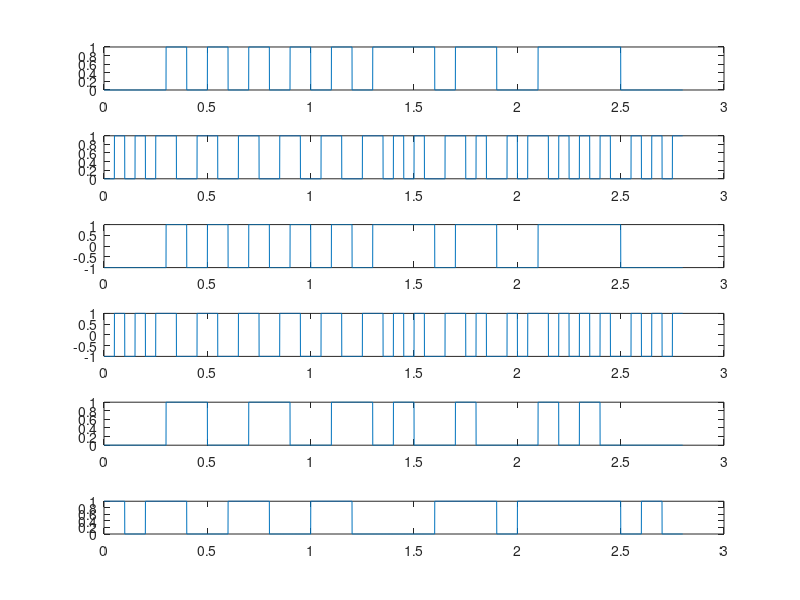

Reproduce this figure in MATLAB.
x=[0 0 0 1 0 1 0 1 0 1 0 1 0 1 1 1 0 1 1 0 0 1 1 1 1 0 0 0];
bitrate=10;
n=200;
T = length(x)/bitrate;
Tb=1/bitrate;
t=Tb/200:Tb/200:T;
pulse=zeros(1,1000);
i=1;
for k=1:n:(length(x)*n) %nonpolar nrz
    if (x(i)==1)
        pulse(k:k+199)=1;
    else
        pulse(k:k+199)=0;
    end
    i=i+1;
      
end
subplot(6,1,1)
plot(t,pulse)
i=1;
for k=1:n:(length(x)*n) %nonpolar rz
    if (x(i)==1)
        pulse(k:k+99)=1;
        pulse(k+100:k+199)=0;
    else
        pulse(k:k+99)=0;
        pulse(k+100:k+199)=1;
    end
    i=i+1;
      
end
subplot(6,1,2)
plot(t,pulse)
i=1;
for k=1:n:(length(x)*n) %polar nrz-l
    if (x(i)==1)
        pulse(k:k+199)=1;
        
    else
        pulse(k:k+199)=-1;
        
    end
    i=i+1;
      
end
subplot(6,1,3)
plot(t,pulse)
i=1;
for k=1:n:(length(x)*n) %polar rz
    if (x(i)==1)
        pulse(k:k+99)=1;
        pulse(k+100:k+199)=-1;
    else
        pulse(k:k+99)=-1;
        pulse(k+100:k+199)=1;
    end
    i=i+1;
      
end
subplot(6,1,4)
plot(t,pulse)
i=1;
state=0;
for k=1:n:(length(x)*n) %polar nrz-i
    if (x(i)==1)
        state=~state;
        pulse(k:k+199)=state;
    else 
        pulse(k:k+199)=state;
        
    end
    i=i+1;
      
end
subplot(6,1,5)
plot(t,pulse)
i=1;
for k=1:n:(length(x)*n) %manchester
    if (x(i)==1)
        pulse(k:k+99)=0;
        pulse(k+100:k+199)=1;
    else
        pulse(k:k+99)=1;
        pulse(k+100:k+199)=0;
    end
    i=i+1;
subplot(6,1,6)
plot(t,pulse)      
end
i=1;
for k=1:n:(length(x)*n) %DIFFERENTIAL
    if (x(i)==0)
        state=~state;
        pulse(k:k+199)=state;
    else 
        pulse(k:k+199)=state;
        
    end
    i=i+1;
      
end
subplot(7,1,7)
plot(t,pulse)




